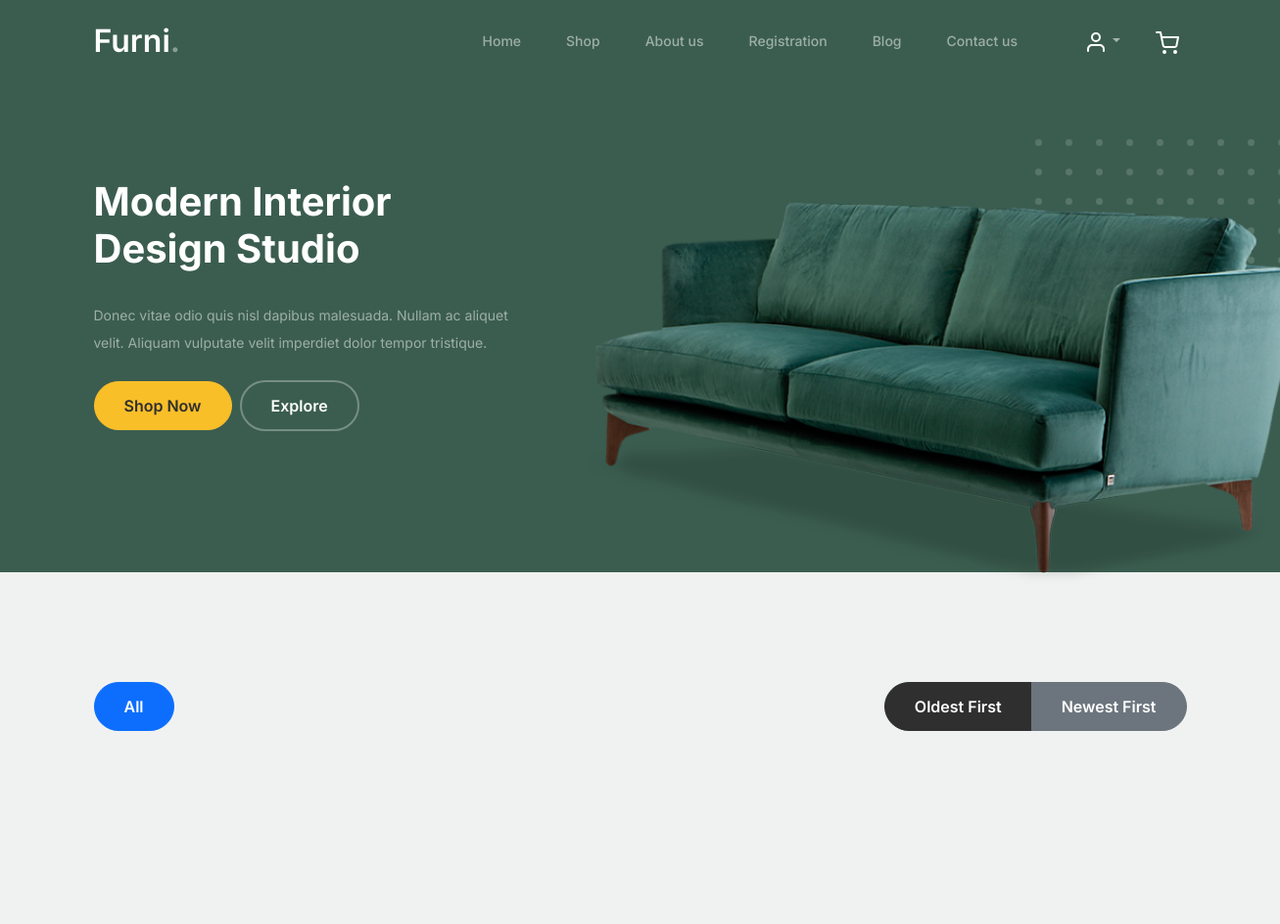
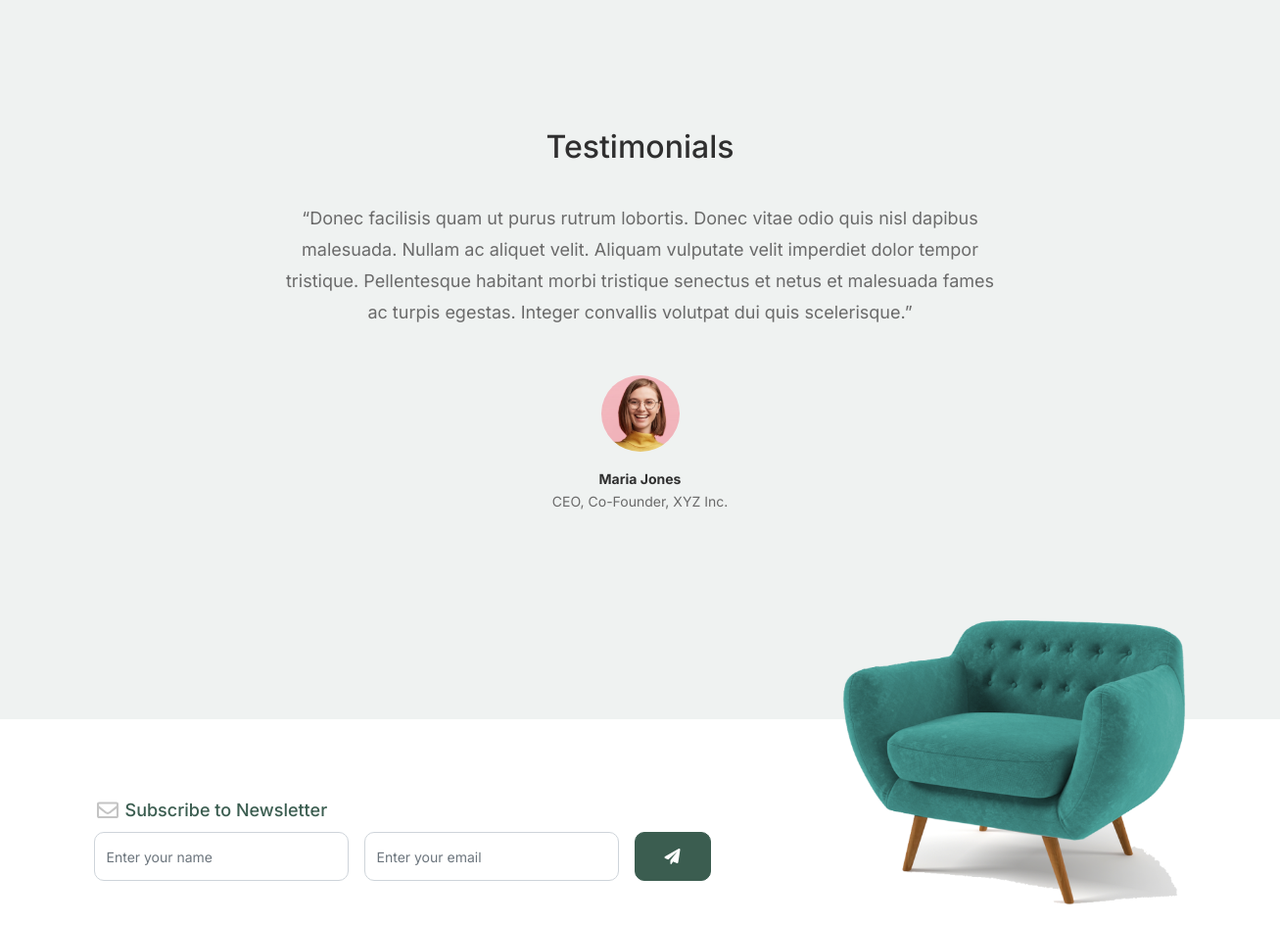
Page /blog/ (upper part) on the earlier database version (2 pictures, top to bottom).
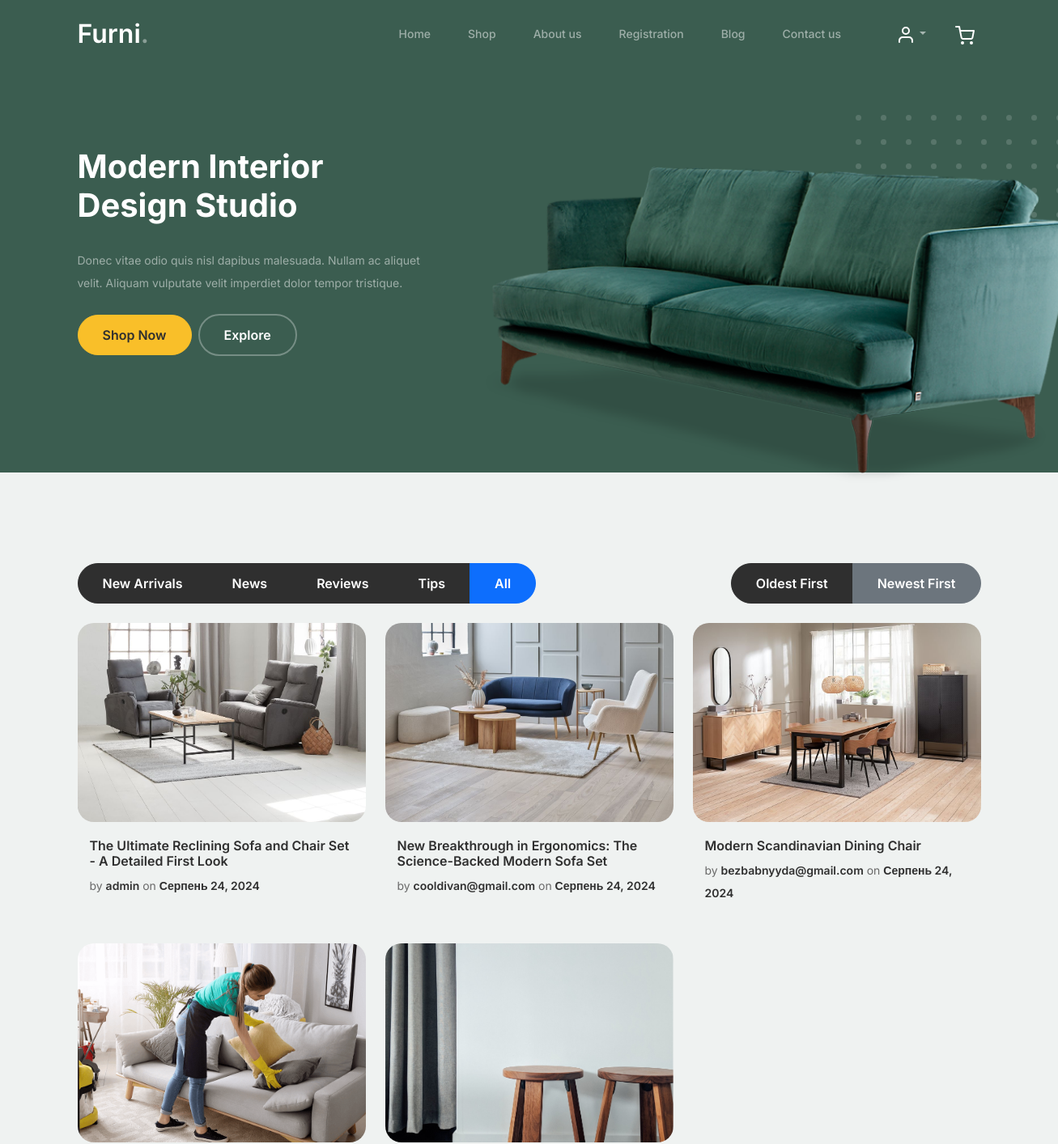
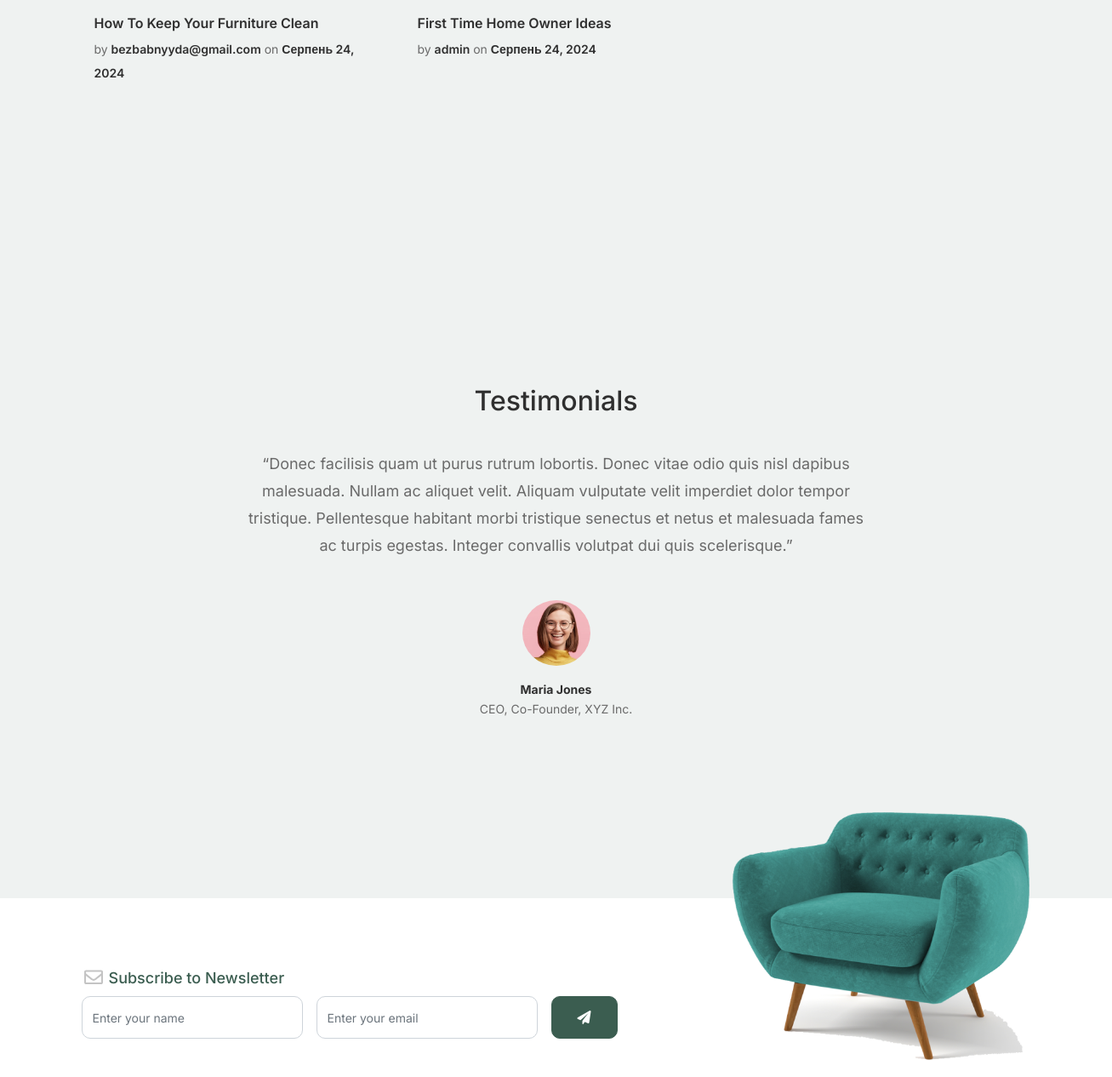
Same page on the later database version (2 pictures, top to bottom).
### shop/models.py (models this page shows, shortened)
class BlogCategory(models.Model):
    name = models.CharField(max_length=200, db_index=True)
    slug = models.SlugField(max_length=200, db_index=True, unique=True)
    class Meta:
        ordering = ('name',)
        verbose_name = 'Категория блога'
        verbose_name_plural = 'Категории блога'

class BlogPost(models.Model):
    author = models.ForeignKey(User, on_delete=models.CASCADE)
    title = models.CharField(max_length=200)
    content = models.TextField()
    created_at = models.DateTimeField(auto_now_add=True)
    category = models.ForeignKey(BlogCategory, related_name='blog_posts', on_delete=models.CASCADE)  # Используем BlogCategory
    def get_absolute_url(self):
        return reverse('shop:blog_detail', args=[str(self.id)])

class BlogImage(models.Model):
    blog_post = models.ForeignKey(BlogPost, on_delete=models.CASCADE, related_name='images')
    image = models.ImageField(upload_to='blog_images/')

### shop/views.py (the view)
# urls.py: path('blog/', views.blog, name='blog'),
def blog(request):
    category_slug = request.GET.get('category')
    sort_by_date = request.GET.get('sort_by_date', 'desc')
    blog_posts = BlogPost.objects.all()
    if category_slug:
        category = get_object_or_404(BlogCategory, slug=category_slug)
        blog_posts = blog_posts.filter(category=category)
    if sort_by_date == 'asc':
        blog_posts = blog_posts.order_by('created_at')
    else:
        blog_posts = blog_posts.order_by('-created_at')
    categories = BlogCategory.objects.all()
    return render(request, 'shop/blog.html', {
        'blog_posts': blog_posts,
        'categories': categories,
        'selected_category': category_slug,
        'sort_by_date': sort_by_date,
    })

### shop/forms.py
class SubscriptionForm(forms.ModelForm):
    class Meta:
        model = Subscriber
        fields = ['name', 'email']
    name = forms.CharField(max_length=100, widget=forms.TextInput(attrs={
        'class': 'form-control',
        'placeholder': 'Enter your name',
    }))
    email = forms.EmailField(widget=forms.EmailInput(attrs={
        'class': 'form-control',
        'placeholder': 'Enter your email',
    }))

### shop/context_processors.py (called while the page is built)
def subscription_form(request):
    return {'subscription_form': SubscriptionForm()}

### shopping_cart/cart.py (called while the page is built)
    def __len__(self):
        return sum(item['quantity'] for item in self.cart.values())

    def get_total_quantity(self):
        return self.__len__()

### shopping_cart/context_processors.py (called while the page is built)
def cart(request):
    return {'cart': Cart(request)}

### templates/shop/blog.html (shortened to what this page needs)
{% extends 'shop/base.html' %}
{% load static %}
{% block content %}
<div class="blog-section">
    <div class="container">
        <div class="row mb-4">
            <div class="col-12">
                <div class="btn-group" role="group">
                    {% for category in categories %}
                    <a href="?category={{ category.slug }}&sort_by_date={{ sort_by_date }}" class="btn btn-outline-primary {% if selected_category == category.slug %}active{% endif %}">
                        {{ category.name }}
                    </a>
                    {% endfor %}
                    <a href="?sort_by_date={{ sort_by_date }}" class="btn btn-outline-primary {% if not selected_category %}active{% endif %}">
                        All
                    </a>
                </div>
                <div class="btn-group float-end" role="group">
                    <a href="?sort_by_date=asc{% if selected_category %}&category={{ selected_category }}{% endif %}" class="btn btn-outline-secondary {% if sort_by_date == 'asc' %}active{% endif %}">
                        Oldest First
                    </a>
                    <a href="?sort_by_date=desc{% if selected_category %}&category={{ selected_category }}{% endif %}" class="btn btn-outline-secondary {% if sort_by_date == 'desc' %}active{% endif %}">
                        Newest First
                    </a>
                </div>
            </div>
        </div>
        <div class="row">
            {% for post in blog_posts %}
            <div class="col-12 col-sm-6 col-md-4 mb-5">
                <div class="post-entry">
                    <a href="{{ post.get_absolute_url }}" class="post-thumbnail">
                        {% if post.images.first %}
                        <img src="{{ post.images.first.image.url }}" alt="{{ post.title }}" class="img-fluid">
                        {% else %}
                        <img src="{% static 'shop/images/default-post.jpg' %}" alt="Default Image" class="img-fluid">
                        {% endif %}
                    </a>
                    <div class="post-content-entry">
                        <h3><a href="{{ post.get_absolute_url }}">{{ post.title }}</a></h3>
                        <div class="meta">
                            <span>by <a href="#">{{ post.author.username }}</a></span>
                            <span>on <a href="#">{{ post.created_at|date:"F d, Y" }}</a></span>
                        </div>
                    </div>
                </div>
            </div>
            {% endfor %}
        </div>
    </div>
</div>
<div class="testimonial-section before-footer-section">
    <div class="container">
        <div class="row">
            <div class="col-lg-7 mx-auto text-center">
                <h2 class="section-title">Testimonials</h2>
            </div>
        </div>
        <div class="row justify-content-center">
            <div class="col-lg-12">
                <div class="testimonial-slider-wrap text-center">
                    <div class="testimonial-slider">
                        <div class="item">
                            <div class="row justify-content-center">
                                <div class="col-lg-8 mx-auto">
                                    <div class="testimonial-block text-center">
                                        <blockquote class="mb-5">
                                            <p>&ldquo;Donec facilisis quam ut purus rutrum lobortis. Donec vitae odio quis nisl dapibus malesuada. Nullam ac aliquet velit. Aliquam vulputate velit imperdiet dolor tempor tristique. Pellentesque habitant morbi tristique senectus et netus et malesuada fames ac turpis egestas. Integer convallis volutpat dui quis scelerisque.&rdquo;</p>
                                        </blockquote>
                                        <div class="author-info">
                                            <div class="author-pic">
                                                <img src="{% static 'shop/images/person-1.png' %}" alt="Maria Jones"
                                                    class="img-fluid">
                                            </div>
                                            <h3 class="font-weight-bold">Maria Jones</h3>
                                            <span class="position d-block mb-3">CEO, Co-Founder, XYZ Inc.</span>
                                        </div>
                                    </div>
                                </div>
                            </div>
                        </div>
                    </div>
                </div>
            </div>
        </div>
    </div>
</div>
{% endblock %}

### templates/shop/base.html (shortened to what this page needs)
{% load crispy_forms_tags %}
{% load static %}
<!doctype html>
<html lang="en">
<head>
  <link href="{% static 'shop/css/bootstrap.min.css' %}" rel="stylesheet">
  <link href="https://cdnjs.cloudflare.com/ajax/libs/font-awesome/6.0.0-beta3/css/all.min.css" rel="stylesheet">
  <link href="{% static 'shop/css/tiny-slider.css' %}" rel="stylesheet">
  <link href="{% static 'shop/css/style.css' %}" rel="stylesheet">
</head>
<body>
  <nav class="custom-navbar navbar navbar navbar-expand-md navbar-dark bg-dark" arial-label="Furni navigation bar">
    <div class="container">
      <a class="navbar-brand" href="{% url 'shop:index' %}">Furni<span>.</span></a>
      <div class="collapse navbar-collapse" id="navbarsFurni">
           <ul class="custom-navbar-nav navbar-nav ms-auto mb-2 mb-md-0">
               <li class="nav-item {% if request.resolver_match.url_name == 'shop:index' %}active{% endif %}">
               <a class="nav-link" href="{% url 'shop:index' %}">Home</a>
               </li>
               <li class="nav-item {% if request.resolver_match.url_name == 'shop:product_list' %}active{% endif %}">
                <a class="nav-link" href="{% url 'shop:product_list' %}">Shop</a>
               </li>
               <li class="nav-item {% if request.resolver_match.url_name == 'shop:about' %}active{% endif %}">
               <a class="nav-link" href="{% url 'shop:about' %}">About us</a>
               </li>
               {% if not user.is_authenticated %}
    <li class="nav-item {% if request.resolver_match.url_name == 'shop:register' %}active{% endif %}">
        <a class="nav-link" href="{% url 'shop:register' %}">Registration</a>
    </li>
{% else %}
    <li class="nav-item {% if request.resolver_match.url_name == 'shop:blog_create' %}active{% endif %}">
        <a class="nav-link" href="{% url 'shop:blog_create' %}">Create post</a>
    </li>
{% endif %}
               <li class="nav-item {% if request.resolver_match.url_name == 'shop:blog' %}active{% endif %}">
               <a class="nav-link" href="{% url 'shop:blog' %}">Blog</a>
               </li>
               <li class="nav-item {% if request.resolver_match.url_name == 'shop:contact' %}active{% endif %}">
               <a class="nav-link" href="{% url 'shop:contact' %}">Contact us</a>
               </ul>
            <ul class="custom-navbar-cta navbar-nav mb-2 mb-md-0 ms-5 d-flex align-items-center">
            <li class="nav-item dropdown">
             <a class="nav-link dropdown-toggle" href="#" id="navbarDropdown" role="button" data-bs-toggle="dropdown" aria-expanded="false">
            <img src="{% static 'shop/images/user.svg' %}" alt="User">
           </a>
    </li>
          <li class="nav-item">
              <a class="nav-link position-relative" href="{% url 'shopping_cart:cart_detail' %}">
                <img src="{% static 'shop/images/cart.svg' %}" alt="Cart">
              </a>
          </li>
</ul>
      </div>
    </div>
  </nav>
  <div class="hero">
    <div class="container">
      <div class="row justify-content-between">
        <div class="col-lg-5">
          <div class="intro-excerpt">
            <h1>Modern Interior <span class="d-block">Design Studio</span></h1>
            <p class="mb-4">Donec vitae odio quis nisl dapibus malesuada. Nullam ac aliquet velit. Aliquam vulputate velit imperdiet dolor tempor tristique.</p>
            <p><a href="{% url 'shop:product_list' %}" class="btn btn-secondary me-2">Shop Now</a><a href="#" class="btn btn-white-outline">Explore</a></p>
          </div>
        </div>
        <div class="col-lg-7">
          <div class="hero-img-wrap">
            <img src="{% static 'shop/images/couch.png' %}" class="img-fluid" alt="Couch">
          </div>
        </div>
      </div>
    </div>
  </div>
 {% block content %}
 {% endblock %}
  <footer class="footer-section">
    <div class="container relative">
      <div class="sofa-img">
        <img src="{% static 'shop/images/sofa.png' %}" alt="Sofa" class="img-fluid">
      </div>
      <div class="row">
    <div class="col-lg-8">
        <div class="subscription-form">
            <h3 class="d-flex align-items-center"><span class="me-1"><img src="{% static 'shop/images/envelope-outline.svg' %}" alt="Newsletter" class="img-fluid"></span><span>Subscribe to Newsletter</span></h3>
            <form action="{% url 'shop:subscribe' %}" method="post" class="row g-3">
             <div class="col-auto">
        {{ subscription_form.name }}
    </div>
    <div class="col-auto">
        {{ subscription_form.email }}
    </div>
    <div class="col-auto">
        <button type="submit" class="btn btn-primary">
            <span class="fa fa-paper-plane"></span>
        </button>
    </div>
</form>
        </div>
    </div>
</div>
      <div class="row g-5 mb-5">
      </div>
    </div>
  </footer>
</body>
</html>

### static/shop/css/tiny-slider.css (style rules this page uses)
.tns-slider { -webkit-transition:all 0s;-moz-transition:all 0s;transition:all 0s }
.tns-slider>.tns-item { -webkit-box-sizing:border-box;-moz-box-sizing:border-box;box-sizing:border-box }
.tns-horizontal.tns-subpixel { white-space:nowrap }
.tns-horizontal.tns-subpixel>.tns-item { display:inline-block;vertical-align:top;white-space:normal }

### templates/shop/blog.html (style rules this page uses)
.post-thumbnail img { width: 356px; height: 246px; object-fit: cover; }

Differences in the rows shown:
added BlogCategory: name "New Arrivals"
added BlogCategory: name "News"
added BlogCategory: name "Reviews"
added BlogCategory: name "Tips"
added BlogPost: images.first.image (picture), title "The Ultimate Reclining Sofa and Chair Set - A Detailed First Look", author.username "admin", created_at "Серпень 24, 2024"
added BlogPost: images.first.image (picture), title "New Breakthrough in Ergonomics: The Science-Backed Modern Sofa Set", author.username "cooldivan@gmail.com", created_at "Серпень 24, 2024"
added BlogPost: images.first.image (picture), title "Modern Scandinavian Dining Chair", author.username "bezbabnyyda@gmail.com", created_at "Серпень 24, 2024"
added BlogPost: images.first.image (picture), title "How To Keep Your Furniture Clean", author.username "bezbabnyyda@gmail.com", created_at "Серпень 24, 2024"
added BlogPost: images.first.image (picture), title "First Time Home Owner Ideas", author.username "admin", created_at "Серпень 24, 2024"
